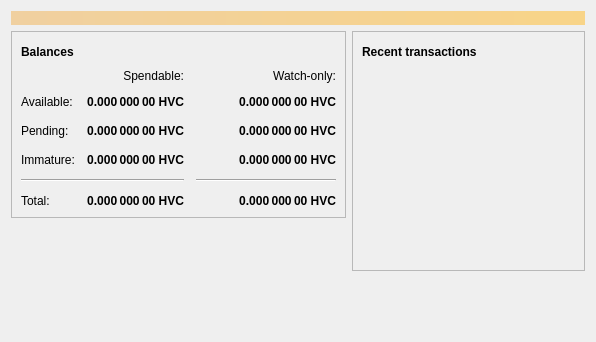
<?xml version="1.0" encoding="UTF-8"?>
<ui version="4.0">
 <class>OverviewPage</class>
 <widget class="QWidget" name="OverviewPage">
  <property name="geometry">
   <rect>
    <x>0</x>
    <y>0</y>
    <width>596</width>
    <height>342</height>
   </rect>
  </property>
  <property name="windowTitle">
   <string>Form</string>
  </property>
  <layout class="QVBoxLayout" name="topLayout">
   <item>
    <widget class="QLabel" name="labelAlerts">
     <property name="visible">
      <bool>false</bool>
     </property>
     <property name="styleSheet">
      <string notr="true">QLabel { background-color: qlineargradient(x1: 0, y1: 0, x2: 1, y2: 0, stop:0 #F0D0A0, stop:1 #F8D488); color:#000000; }</string>
     </property>
     <property name="wordWrap">
      <bool>true</bool>
     </property>
     <property name="margin">
      <number>3</number>
     </property>
     <property name="textInteractionFlags">
      <set>Qt::TextSelectableByMouse</set>
     </property>
    </widget>
   </item>
   <item>
    <layout class="QHBoxLayout" name="horizontalLayout" stretch="1,1">
     <item>
      <layout class="QVBoxLayout" name="verticalLayout_2">
       <item>
        <widget class="QFrame" name="frame">
         <property name="frameShape">
          <enum>QFrame::StyledPanel</enum>
         </property>
         <property name="frameShadow">
          <enum>QFrame::Raised</enum>
         </property>
         <layout class="QVBoxLayout" name="verticalLayout_4">
          <item>
           <layout class="QHBoxLayout" name="horizontalLayout_4">
            <item>
             <widget class="QLabel" name="label_5">
              <property name="font">
               <font>
                <weight>75</weight>
                <bold>true</bold>
               </font>
              </property>
              <property name="text">
               <string>Balances</string>
              </property>
             </widget>
            </item>
            <item>
             <widget class="QPushButton" name="labelWalletStatus">
              <property name="enabled">
               <bool>true</bool>
              </property>
              <property name="maximumSize">
               <size>
                <width>30</width>
                <height>16777215</height>
               </size>
              </property>
              <property name="toolTip">
               <string>The displayed information may be out of date. Your wallet automatically synchronizes with the havercoin network after a connection is established, but this process has not completed yet.</string>
              </property>
              <property name="text">
               <string/>
              </property>
              <property name="icon">
               <iconset resource="../bitcoin.qrc">
                <normaloff>:/icons/warning</normaloff>
                <disabledoff>:/icons/warning</disabledoff>:/icons/warning</iconset>
              </property>
              <property name="iconSize">
               <size>
                <width>24</width>
                <height>24</height>
               </size>
              </property>
              <property name="flat">
               <bool>true</bool>
              </property>
             </widget>
            </item>
            <item>
             <spacer name="horizontalSpacer_3">
              <property name="orientation">
               <enum>Qt::Horizontal</enum>
              </property>
              <property name="sizeHint" stdset="0">
               <size>
                <width>40</width>
                <height>20</height>
               </size>
              </property>
             </spacer>
            </item>
           </layout>
          </item>
          <item>
           <layout class="QGridLayout" name="gridLayout">
            <property name="spacing">
             <number>12</number>
            </property>
            <item row="2" column="2">
             <widget class="QLabel" name="labelWatchPending">
              <property name="font">
               <font>
                <weight>75</weight>
                <bold>true</bold>
               </font>
              </property>
              <property name="cursor">
               <cursorShape>IBeamCursor</cursorShape>
              </property>
              <property name="toolTip">
               <string>Unconfirmed transactions to watch-only addresses</string>
              </property>
              <property name="text">
               <string notr="true">0.000 000 00 HVC</string>
              </property>
              <property name="alignment">
               <set>Qt::AlignRight|Qt::AlignTrailing|Qt::AlignVCenter</set>
              </property>
              <property name="textInteractionFlags">
               <set>Qt::LinksAccessibleByMouse|Qt::TextSelectableByKeyboard|Qt::TextSelectableByMouse</set>
              </property>
             </widget>
            </item>
            <item row="2" column="1">
             <widget class="QLabel" name="labelUnconfirmed">
              <property name="font">
               <font>
                <weight>75</weight>
                <bold>true</bold>
               </font>
              </property>
              <property name="cursor">
               <cursorShape>IBeamCursor</cursorShape>
              </property>
              <property name="toolTip">
               <string>Total of transactions that have yet to be confirmed, and do not yet count toward the spendable balance</string>
              </property>
              <property name="text">
               <string notr="true">0.000 000 00 HVC</string>
              </property>
              <property name="alignment">
               <set>Qt::AlignRight|Qt::AlignTrailing|Qt::AlignVCenter</set>
              </property>
              <property name="textInteractionFlags">
               <set>Qt::LinksAccessibleByMouse|Qt::TextSelectableByKeyboard|Qt::TextSelectableByMouse</set>
              </property>
             </widget>
            </item>
            <item row="3" column="2">
             <widget class="QLabel" name="labelWatchImmature">
              <property name="font">
               <font>
                <weight>75</weight>
                <bold>true</bold>
               </font>
              </property>
              <property name="cursor">
               <cursorShape>IBeamCursor</cursorShape>
              </property>
              <property name="toolTip">
               <string>Mined balance in watch-only addresses that has not yet matured</string>
              </property>
              <property name="text">
               <string notr="true">0.000 000 00 HVC</string>
              </property>
              <property name="alignment">
               <set>Qt::AlignRight|Qt::AlignTrailing|Qt::AlignVCenter</set>
              </property>
              <property name="textInteractionFlags">
               <set>Qt::LinksAccessibleByMouse|Qt::TextSelectableByKeyboard|Qt::TextSelectableByMouse</set>
              </property>
             </widget>
            </item>
            <item row="4" column="0" colspan="2">
             <widget class="Line" name="line">
              <property name="orientation">
               <enum>Qt::Horizontal</enum>
              </property>
             </widget>
            </item>
            <item row="4" column="2">
             <widget class="Line" name="lineWatchBalance">
              <property name="sizePolicy">
               <sizepolicy hsizetype="Preferred" vsizetype="Fixed">
                <horstretch>0</horstretch>
                <verstretch>0</verstretch>
               </sizepolicy>
              </property>
              <property name="minimumSize">
               <size>
                <width>140</width>
                <height>0</height>
               </size>
              </property>
              <property name="orientation">
               <enum>Qt::Horizontal</enum>
              </property>
             </widget>
            </item>
            <item row="5" column="0">
             <widget class="QLabel" name="labelTotalText">
              <property name="text">
               <string>Total:</string>
              </property>
             </widget>
            </item>
            <item row="3" column="1">
             <widget class="QLabel" name="labelImmature">
              <property name="font">
               <font>
                <weight>75</weight>
                <bold>true</bold>
               </font>
              </property>
              <property name="cursor">
               <cursorShape>IBeamCursor</cursorShape>
              </property>
              <property name="toolTip">
               <string>Mined balance that has not yet matured</string>
              </property>
              <property name="text">
               <string notr="true">0.000 000 00 HVC</string>
              </property>
              <property name="alignment">
               <set>Qt::AlignRight|Qt::AlignTrailing|Qt::AlignVCenter</set>
              </property>
              <property name="textInteractionFlags">
               <set>Qt::LinksAccessibleByMouse|Qt::TextSelectableByKeyboard|Qt::TextSelectableByMouse</set>
              </property>
             </widget>
            </item>
            <item row="2" column="3">
             <spacer name="horizontalSpacer_2">
              <property name="orientation">
               <enum>Qt::Horizontal</enum>
              </property>
              <property name="sizeHint" stdset="0">
               <size>
                <width>40</width>
                <height>20</height>
               </size>
              </property>
             </spacer>
            </item>
            <item row="3" column="0">
             <widget class="QLabel" name="labelImmatureText">
              <property name="text">
               <string>Immature:</string>
              </property>
             </widget>
            </item>
            <item row="5" column="1">
             <widget class="QLabel" name="labelTotal">
              <property name="font">
               <font>
                <weight>75</weight>
                <bold>true</bold>
               </font>
              </property>
              <property name="cursor">
               <cursorShape>IBeamCursor</cursorShape>
              </property>
              <property name="toolTip">
               <string>Your current total balance</string>
              </property>
              <property name="text">
               <string notr="true">0.000 000 00 HVC</string>
              </property>
              <property name="alignment">
               <set>Qt::AlignRight|Qt::AlignTrailing|Qt::AlignVCenter</set>
              </property>
              <property name="textInteractionFlags">
               <set>Qt::LinksAccessibleByMouse|Qt::TextSelectableByKeyboard|Qt::TextSelectableByMouse</set>
              </property>
             </widget>
            </item>
            <item row="5" column="2">
             <widget class="QLabel" name="labelWatchTotal">
              <property name="font">
               <font>
                <weight>75</weight>
                <bold>true</bold>
               </font>
              </property>
              <property name="cursor">
               <cursorShape>IBeamCursor</cursorShape>
              </property>
              <property name="toolTip">
               <string>Current total balance in watch-only addresses</string>
              </property>
              <property name="text">
               <string notr="true">0.000 000 00 HVC</string>
              </property>
              <property name="alignment">
               <set>Qt::AlignRight|Qt::AlignTrailing|Qt::AlignVCenter</set>
              </property>
              <property name="textInteractionFlags">
               <set>Qt::LinksAccessibleByMouse|Qt::TextSelectableByKeyboard|Qt::TextSelectableByMouse</set>
              </property>
             </widget>
            </item>
            <item row="0" column="2">
             <widget class="QLabel" name="labelWatchonly">
              <property name="text">
               <string>Watch-only:</string>
              </property>
              <property name="alignment">
               <set>Qt::AlignRight|Qt::AlignTrailing|Qt::AlignVCenter</set>
              </property>
             </widget>
            </item>
            <item row="1" column="0">
             <widget class="QLabel" name="labelBalanceText">
              <property name="text">
               <string>Available:</string>
              </property>
             </widget>
            </item>
            <item row="1" column="1">
             <widget class="QLabel" name="labelBalance">
              <property name="font">
               <font>
                <weight>75</weight>
                <bold>true</bold>
               </font>
              </property>
              <property name="cursor">
               <cursorShape>IBeamCursor</cursorShape>
              </property>
              <property name="toolTip">
               <string>Your current spendable balance</string>
              </property>
              <property name="text">
               <string notr="true">0.000 000 00 HVC</string>
              </property>
              <property name="alignment">
               <set>Qt::AlignRight|Qt::AlignTrailing|Qt::AlignVCenter</set>
              </property>
              <property name="textInteractionFlags">
               <set>Qt::LinksAccessibleByMouse|Qt::TextSelectableByKeyboard|Qt::TextSelectableByMouse</set>
              </property>
             </widget>
            </item>
            <item row="1" column="2">
             <widget class="QLabel" name="labelWatchAvailable">
              <property name="font">
               <font>
                <weight>75</weight>
                <bold>true</bold>
               </font>
              </property>
              <property name="cursor">
               <cursorShape>IBeamCursor</cursorShape>
              </property>
              <property name="toolTip">
               <string>Your current balance in watch-only addresses</string>
              </property>
              <property name="text">
               <string notr="true">0.000 000 00 HVC</string>
              </property>
              <property name="alignment">
               <set>Qt::AlignRight|Qt::AlignTrailing|Qt::AlignVCenter</set>
              </property>
              <property name="textInteractionFlags">
               <set>Qt::LinksAccessibleByMouse|Qt::TextSelectableByKeyboard|Qt::TextSelectableByMouse</set>
              </property>
             </widget>
            </item>
            <item row="2" column="0">
             <widget class="QLabel" name="labelPendingText">
              <property name="text">
               <string>Pending:</string>
              </property>
             </widget>
            </item>
            <item row="0" column="1">
             <widget class="QLabel" name="labelSpendable">
              <property name="text">
               <string>Spendable:</string>
              </property>
              <property name="alignment">
               <set>Qt::AlignRight|Qt::AlignTrailing|Qt::AlignVCenter</set>
              </property>
             </widget>
            </item>
           </layout>
          </item>
         </layout>
        </widget>
       </item>
       <item>
        <spacer name="verticalSpacer">
         <property name="orientation">
          <enum>Qt::Vertical</enum>
         </property>
         <property name="sizeHint" stdset="0">
          <size>
           <width>20</width>
           <height>40</height>
          </size>
         </property>
        </spacer>
       </item>
      </layout>
     </item>
     <item>
      <layout class="QVBoxLayout" name="verticalLayout_3">
       <item>
        <widget class="QFrame" name="frame_2">
         <property name="frameShape">
          <enum>QFrame::StyledPanel</enum>
         </property>
         <property name="frameShadow">
          <enum>QFrame::Raised</enum>
         </property>
         <layout class="QVBoxLayout" name="verticalLayout">
          <item>
           <layout class="QHBoxLayout" name="horizontalLayout_2">
            <item>
             <widget class="QLabel" name="label_4">
              <property name="font">
               <font>
                <weight>75</weight>
                <bold>true</bold>
               </font>
              </property>
              <property name="text">
               <string>Recent transactions</string>
              </property>
             </widget>
            </item>
            <item>
             <widget class="QPushButton" name="labelTransactionsStatus">
              <property name="enabled">
               <bool>true</bool>
              </property>
              <property name="maximumSize">
               <size>
                <width>30</width>
                <height>16777215</height>
               </size>
              </property>
              <property name="toolTip">
               <string>The displayed information may be out of date. Your wallet automatically synchronizes with the havercoin network after a connection is established, but this process has not completed yet.</string>
              </property>
              <property name="text">
               <string/>
              </property>
              <property name="icon">
               <iconset resource="../bitcoin.qrc">
                <normaloff>:/icons/warning</normaloff>
                <disabledoff>:/icons/warning</disabledoff>:/icons/warning</iconset>
              </property>
              <property name="iconSize">
               <size>
                <width>24</width>
                <height>24</height>
               </size>
              </property>
              <property name="flat">
               <bool>true</bool>
              </property>
             </widget>
            </item>
            <item>
             <spacer name="horizontalSpacer">
              <property name="orientation">
               <enum>Qt::Horizontal</enum>
              </property>
              <property name="sizeHint" stdset="0">
               <size>
                <width>40</width>
                <height>20</height>
               </size>
              </property>
             </spacer>
            </item>
           </layout>
          </item>
          <item>
           <widget class="QListView" name="listTransactions">
            <property name="styleSheet">
             <string notr="true">QListView { background: transparent; }</string>
            </property>
            <property name="frameShape">
             <enum>QFrame::NoFrame</enum>
            </property>
            <property name="verticalScrollBarPolicy">
             <enum>Qt::ScrollBarAlwaysOff</enum>
            </property>
            <property name="horizontalScrollBarPolicy">
             <enum>Qt::ScrollBarAlwaysOff</enum>
            </property>
            <property name="selectionMode">
             <enum>QAbstractItemView::NoSelection</enum>
            </property>
           </widget>
          </item>
         </layout>
        </widget>
       </item>
       <item>
        <spacer name="verticalSpacer_2">
         <property name="orientation">
          <enum>Qt::Vertical</enum>
         </property>
         <property name="sizeHint" stdset="0">
          <size>
           <width>20</width>
           <height>40</height>
          </size>
         </property>
        </spacer>
       </item>
      </layout>
     </item>
    </layout>
   </item>
  </layout>
 </widget>
 <resources/>
 <connections/>
</ui>
